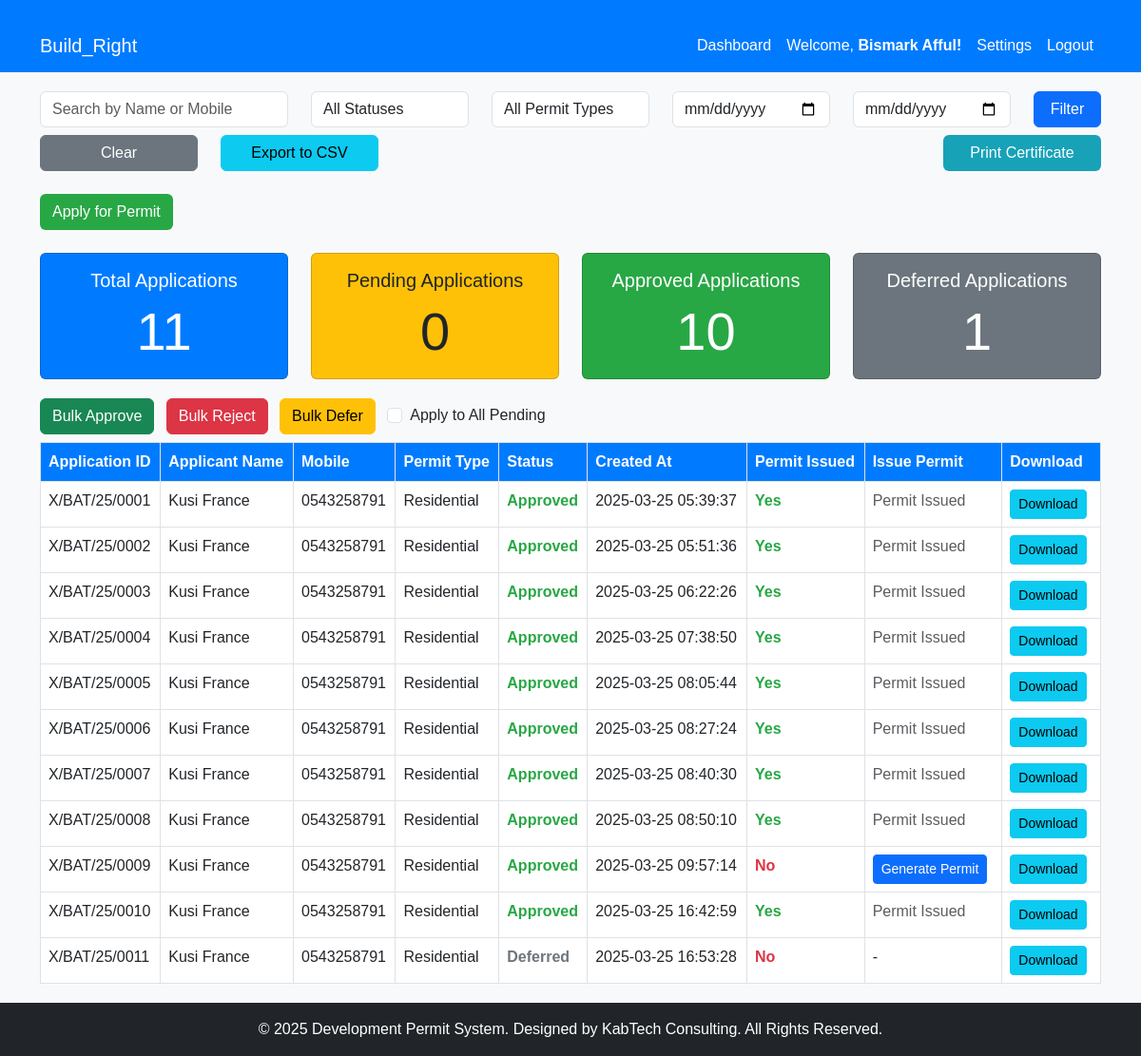
The page /admin/admin_dashboard.php (signed in) on the database its author committed.
### tables this page shows
CREATE TABLE `permit_applications` (
  `application_id` varchar(36) NOT NULL,
  `applicant_name` varchar(255) DEFAULT NULL,
  `applicant_email` varchar(255) DEFAULT NULL,
  `applicant_mobile` varchar(50) DEFAULT NULL,
  `applicant_nationality` varchar(50) DEFAULT NULL,
  `applicant_gender` varchar(10) DEFAULT NULL,
  `permit_type` varchar(50) DEFAULT NULL,
  `applicant_address` text DEFAULT NULL,
  `agent_name` varchar(255) DEFAULT NULL,
  `agent_gender` varchar(10) DEFAULT NULL,
  `agent_address` text DEFAULT NULL,
  `status` enum('pending','approved','rejected','deferred') DEFAULT 'pending',
  `created_at` timestamp NOT NULL DEFAULT current_timestamp(),
  `permit_issued` tinyint(1) DEFAULT 0,
  `permit_number` varchar(20) DEFAULT NULL,
  `issue_date` date DEFAULT NULL
);

### admin/admin_dashboard.php (the view, shortened to what this page needs)
<?php
include '../config/db.php';
$admin_name = isset($_SESSION['full_name']) ? $_SESSION['full_name'] : "Admin";
$search = isset($_GET['search']) ? trim($_GET['search']) : '';
$status = isset($_GET['status']) ? trim($_GET['status']) : '';
$permit_type = isset($_GET['permit_type']) ? trim($_GET['permit_type']) : '';
$start_date = isset($_GET['start_date']) ? trim($_GET['start_date']) : '';
$end_date = isset($_GET['end_date']) ? trim($_GET['end_date']) : '';
$sql = "SELECT application_id, applicant_name, applicant_mobile, permit_type, status, created_at, permit_issued
        FROM permit_applications WHERE 1=1";
$stmt = $conn->prepare($sql);
$stmt->execute();
$result = $stmt->get_result();
$applications = $result->fetch_all(MYSQLI_ASSOC);
$documents = [];
foreach ($applications as $app) {
    $app_id = $app['application_id'];
    $sql_docs = "SELECT file_type, file_path FROM uploaded_files WHERE application_id = ?";
    $stmt_docs = $conn->prepare($sql_docs);
    $stmt_docs->bind_param("s", $app_id);
    $stmt_docs->execute();
    $result_docs = $stmt_docs->get_result();
    $documents[$app_id] = $result_docs->fetch_all(MYSQLI_ASSOC);
}
$sql_total = "SELECT COUNT(*) as count FROM permit_applications";
$sql_pending = "SELECT COUNT(*) as count FROM permit_applications WHERE status = 'pending'";
$sql_approved = "SELECT COUNT(*) as count FROM permit_applications WHERE status = 'approved'";
$sql_deferred = "SELECT COUNT(*) as count FROM permit_applications WHERE status = 'deferred'";
$total = $conn->query($sql_total)->fetch_assoc()['count'];
$pending = $conn->query($sql_pending)->fetch_assoc()['count'];
$approved = $conn->query($sql_approved)->fetch_assoc()['count'];
$deferred = $conn->query($sql_deferred)->fetch_assoc()['count'];
?>
<!DOCTYPE html>
<html lang="en">
<head>
    <link href="https://cdn.jsdelivr.net/npm/bootstrap@5.3.0/dist/css/bootstrap.min.css" rel="stylesheet">
</head>
<body>
    <nav class="navbar navbar-expand-lg navbar-dark">
        <div class="container">
            <a class="navbar-brand" href="../index.php">Build_Right</a>
            <div class="collapse navbar-collapse" id="navbarNav">
                <ul class="navbar-nav ms-auto">
                    <li class="nav-item"><a class="nav-link" href="admin_dashboard.php">Dashboard</a></li>
                    <li class="nav-item"><a class="nav-link" href="#">Welcome, <strong><?php echo htmlspecialchars($admin_name); ?>!</strong></a></li>
                    <li class="nav-item"><a class="nav-link" href="settings.php">Settings</a></li>
                    <li class="nav-item"><a class="nav-link" href="../logout.php">Logout</a></li>
                </ul>
            </div>
        </div>
    </nav>
    <div class="container">
        <form method="GET" action="admin_dashboard.php" class="mb-4">
            <div class="row">
                <div class="col-md-3"><input type="text" name="search" class="form-control" placeholder="Search by Name or Mobile" value="<?php echo htmlspecialchars($search); ?>"></div>
                <div class="col-md-2">
                    <select name="status" class="form-control">
                        <option value="All" <?php echo $status === 'All' ? 'selected' : ''; ?>>All Statuses</option>
                    </select>
                </div>
                <div class="col-md-2">
                    <select name="permit_type" class="form-control">
                        <option value="All" <?php echo $permit_type === 'All' ? 'selected' : ''; ?>>All Permit Types</option>
                    </select>
                </div>
                <div class="col-md-2"><input type="date" name="start_date" class="form-control" value="<?php echo htmlspecialchars($start_date); ?>"></div>
                <div class="col-md-2"><input type="date" name="end_date" class="form-control" value="<?php echo htmlspecialchars($end_date); ?>"></div>
                <div class="col-md-1"><button type="submit" class="btn btn-primary w-100">Filter</button></div>
            </div>
            <div class="row mt-2">
                <div class="col-md-2"><a href="admin_dashboard.php" class="btn btn-secondary w-100">Clear</a></div>
                <div class="col-md-2"><a href="admin_dashboard.php?export=csv" class="btn btn-info w-100">Export to CSV</a></div>
                <div class="col-md-2 offset-md-6">
                    <a href="view_permits.php" class="btn btn-print w-100">Print Certificate</a>
                </div>
            </div>
        </form>
        <a href="../user/application.php" class="btn btn-apply mb-4">Apply for Permit</a>
        <div class="row">
            <div class="col-md-3"><div class="card card-total text-center"><div class="card-body"><h5 class="card-title">Total Applications</h5><p class="card-text display-4"><?php echo $total; ?></p></div></div></div>
            <div class="col-md-3"><div class="card card-pending text-center"><div class="card-body"><h5 class="card-title">Pending Applications</h5><p class="card-text display-4"><?php echo $pending; ?></p></div></div></div>
            <div class="col-md-3"><div class="card card-approved text-center"><div class="card-body"><h5 class="card-title">Approved Applications</h5><p class="card-text display-4"><?php echo $approved; ?></p></div></div></div>
            <div class="col-md-3"><div class="card card-deferred text-center"><div class="card-body"><h5 class="card-title">Deferred Applications</h5><p class="card-text display-4"><?php echo $deferred; ?></p></div></div></div>
        </div>
        <form method="POST" action="admin_dashboard.php" class="bulk-actions">
            <div class="row mb-2">
                <div class="col-md-12">
                    <button type="submit" name="bulk_status" value="approve" class="btn btn-success me-2">Bulk Approve</button>
                    <button type="submit" name="bulk_status" value="reject" class="btn btn-danger me-2">Bulk Reject</button>
                    <button type="submit" name="bulk_status" value="defer" class="btn btn-warning me-2">Bulk Defer</button>
                    <div class="form-check form-check-inline">
                        <input class="form-check-input" type="checkbox" name="select_all_pending" id="selectAllPending" value="1">
                        <label class="form-check-label" for="selectAllPending">Apply to All Pending</label>
                    </div>
                </div>
            </div>
            <table class="table table-bordered">
                <thead>
                    <tr>
                        <th>Application ID</th>
                        <th>Applicant Name</th>
                        <th>Mobile</th>
                        <th>Permit Type</th>
                        <th>Status</th>
                        <th>Created At</th>
                        <th>Permit Issued</th>
                        <th>Issue Permit</th>
                        <th>Download</th>
                    </tr>
                </thead>
                <tbody>
                    <?php if (empty($applications)): ?>
                        <tr><td colspan="9" class="text-center">No applications found.</td></tr>
                    <?php else: ?>
                        <?php foreach ($applications as $app): ?>
                            <tr>
                                <td><?php echo htmlspecialchars($app['application_id']); ?></td>
                                <td><?php echo htmlspecialchars($app['applicant_name']); ?></td>
                                <td><?php echo htmlspecialchars($app['applicant_mobile']); ?></td>
                                <td><?php echo htmlspecialchars($app['permit_type']); ?></td>
                                <td>
                                    <?php
                                    $status = strtolower(trim($app['status']));
                                    if ($status === 'pending') {
                                        echo '<form method="POST" action="admin_dashboard.php" style="display:inline;">';
                                        echo '<input type="hidden" name="application_id" value="' . htmlspecialchars($app['application_id']) . '">';
                                        echo '<button type="submit" name="action" value="approve" class="btn btn-success btn-sm">Approve</button>';
                                        echo '</form> ';
                                        echo '<form method="POST" action="admin_dashboard.php" style="display:inline;">';
                                        echo '<input type="hidden" name="application_id" value="' . htmlspecialchars($app['application_id']) . '">';
                                        echo '<button type="submit" name="action" value="reject" class="btn btn-danger btn-sm">Reject</button>';
                                        echo '</form> ';
                                        echo '<form method="POST" action="admin_dashboard.php" style="display:inline;">';
                                        echo '<input type="hidden" name="application_id" value="' . htmlspecialchars($app['application_id']) . '">';
                                        echo '<button type="submit" name="action" value="defer" class="btn btn-warning btn-sm">Defer</button>';
                                        echo '</form>';
                                    } else {
                                        $status_class = "status-$status";
                                        echo "<span class='$status_class'>" . ($status ? ucfirst($status) : 'Empty') . "</span>";
                                    }
                                    ?>
                                </td>
                                <td><?php echo htmlspecialchars($app['created_at']); ?></td>
                                <td>
                                    <?php
                                    $permit_issued = (int)$app['permit_issued'] === 1;
                                    echo $permit_issued ? "<span class='permit-issued'>Yes</span>" : "<span class='permit-not-issued'>No</span>";
                                    ?>
                                </td>
                                <td>
                                    <?php
                                    if ($status === 'approved' && !$permit_issued) {
                                        echo "<a href='development_permit.php?application_id=" . urlencode($app['application_id']) . "' class='btn btn-primary btn-sm'>Generate Permit</a>";
                                    } elseif ($permit_issued) {
                                        echo "<span class='text-muted'>Permit Issued</span>";
                                    } else {
                                        echo "-";
                                    }
                                    ?>
                                </td>
                                <td>
                                    <?php
                                    $has_documents = !empty($documents[$app['application_id']]);
                                    echo '<a href="download_documents.php?application_id=' . urlencode($app['application_id']) . '" class="btn btn-info btn-sm' . ($has_documents ? '' : ' disabled') . '" ' . ($has_documents ? '' : 'title="No documents available"') . '>Download</a>';
                                    ?>
                                </td>
                            </tr>
                        <?php endforeach; ?>
                    <?php endif; ?>
                </tbody>
            </table>
        </form>
    </div>
    <footer class="bg-dark text-white text-center py-3">
        © <?php echo date("Y"); ?> Development Permit System. Designed by KabTech Consulting. All Rights Reserved.
    </footer>
</body>
</html>

### admin/admin_dashboard.php (style rules this page uses)
body { background-color: #f8f9fa; font-family: Arial, sans-serif; }
.navbar { background-color: #007bff; }
.navbar-brand, .nav-link { color: #fff !important; }
.container { margin-top: 20px; }
.card { margin-bottom: 20px; }
.card-total { background-color: #007bff; color: white; }
.card-pending { background-color: #ffc107; }
.card-approved { background-color: #28a745; color: white; }
.card-deferred { background-color: #6c757d; color: white; }
.table { background-color: #fff; }
.table.table-bordered thead th { background-color: #007bff !important; color: #fff !important; }
.btn-apply { background-color: #28a745; color: white; }
.btn-sm { margin-right: 5px; }
.status-approved { color: #28a745; font-weight: bold; }
.status-deferred { color: #6c757d; font-weight: bold; }
.permit-issued { color: #28a745; font-weight: bold; }
.permit-not-issued { color: #dc3545; font-weight: bold; }
.bulk-actions { margin-bottom: 20px; }
.btn-print { background-color: #17a2b8; color: white; }

### rows shown on the page
permit_applications: application_id "X/BAT/25/0001", applicant_name "Kusi France", applicant_mobile "0543258791", permit_type "Residential", status "Approved", created_at "2025-03-25 05:39:37", permit_issued "Yes"
permit_applications: application_id "X/BAT/25/0002", applicant_name "Kusi France", applicant_mobile "0543258791", permit_type "Residential", status "Approved", created_at "2025-03-25 05:51:36", permit_issued "Yes"
permit_applications: application_id "X/BAT/25/0003", applicant_name "Kusi France", applicant_mobile "0543258791", permit_type "Residential", status "Approved", created_at "2025-03-25 06:22:26", permit_issued "Yes"
permit_applications: application_id "X/BAT/25/0004", applicant_name "Kusi France", applicant_mobile "0543258791", permit_type "Residential", status "Approved", created_at "2025-03-25 07:38:50", permit_issued "Yes"
permit_applications: application_id "X/BAT/25/0005", applicant_name "Kusi France", applicant_mobile "0543258791", permit_type "Residential", status "Approved", created_at "2025-03-25 08:05:44", permit_issued "Yes"
permit_applications: application_id "X/BAT/25/0006", applicant_name "Kusi France", applicant_mobile "0543258791", permit_type "Residential", status "Approved", created_at "2025-03-25 08:27:24", permit_issued "Yes"
permit_applications: application_id "X/BAT/25/0007", applicant_name "Kusi France", applicant_mobile "0543258791", permit_type "Residential", status "Approved", created_at "2025-03-25 08:40:30", permit_issued "Yes"
permit_applications: application_id "X/BAT/25/0008", applicant_name "Kusi France", applicant_mobile "0543258791", permit_type "Residential", status "Approved", created_at "2025-03-25 08:50:10", permit_issued "Yes"
permit_applications: application_id "X/BAT/25/0009", applicant_name "Kusi France", applicant_mobile "0543258791", permit_type "Residential", status "Approved", created_at "2025-03-25 09:57:14", permit_issued "No"
permit_applications: application_id "X/BAT/25/0010", applicant_name "Kusi France", applicant_mobile "0543258791", permit_type "Residential", status "Approved", created_at "2025-03-25 16:42:59", permit_issued "Yes"
permit_applications: application_id "X/BAT/25/0011", applicant_name "Kusi France", applicant_mobile "0543258791", permit_type "Residential", status "Deferred", created_at "2025-03-25 16:53:28", permit_issued "No"

### other values the page prints
$admin_name "Bismark Afful"
$total "11"
$pending "0"
$approved "10"
$deferred "1"
